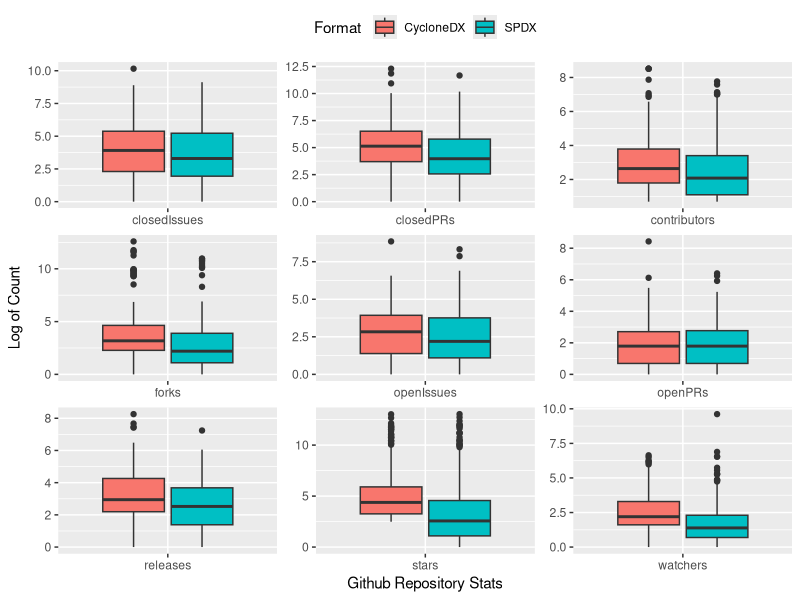

Generate this figure with R:
# load packages
library(dplyr)
library(ggplot2)


df1 <- read.csv("projects_using_oss_cdx.csv")
df2 <- read.csv("projects_using_oss_spdx.csv")

df <- rbind(df1, df2)
# prepare data for plotting
colnames(df)

df <- df %>%
  filter(attribute != 'commits')

df <- df %>%
  filter(attribute != 'packages')

df <- df %>%
  filter(attribute != 'usedBy')

df <- df %>%
  mutate(count = as.numeric(count))


plot <- ggplot(df, aes(x=reorder(attribute, -(as.numeric(count))), y=log(as.numeric(count)), fill=format)) +
  geom_boxplot() +
  ylab("Log of Count") + xlab("Github Repository Stats") +
  labs(fill = "Format ") +
  theme(legend.position="top") +
  facet_wrap( ~ attribute, scales="free") +
  theme(
    strip.background = element_blank(),
    strip.text.x = element_blank()
  )
plot


df2 <- df %>%
  group_by(format, attribute) %>%
  summarise(median = median(as.numeric(count)))
df2

df3 <- df %>%
  group_by(format, attribute) %>%
  summarise(mean=mean(as.numeric(count)))
df3


df4 <- df %>%
  group_by(format, attribute) %>%
  summarise(sd=sd(as.numeric(count)))
df4
